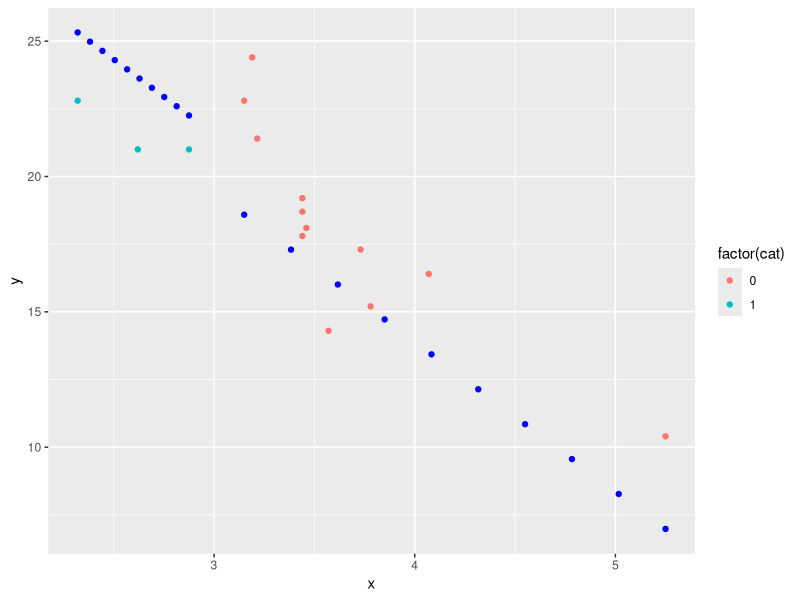

This chart was generated by the following R code: (Note: this script raises an error after producing the figure.)
## ---- chunk 1
knitr::opts_chunk$set(echo = TRUE, error = T)
## ---- chunk 2
library(tidyverse)
# This function exists to silence an undeclared import warning
gam_method <- function() mgcv::gam
data_frame0 <- function(...) data_frame(..., .name_repair = "minimal")
predictdf <- function(model, xseq, catseq, se, level) UseMethod("predictdf")
## ---- chunk 3
#' @export
predictdf.default <- function(model, xseq, catseq, se, level) {
  pred <- stats::predict(
    model,
    newdata = data_frame0(x = xseq, cat = catseq),
    se.fit = se,
    level = level,
    interval = if (se) "confidence" else "none"
  )

  if (se) {
    fit <- as.data.frame(pred$fit)
    names(fit) <- c("y", "ymin", "ymax")
    base::data.frame(x = xseq, cat = catseq, fit, se = pred$se.fit)
  } else {
    base::data.frame(x = xseq, cat = catseq, y = as.vector(pred))
  }
}

#' @export
predictdf.glm <- function(model, xseq, catseq, se, level) {
  pred <- stats::predict(
    model,
    newdata = data_frame0(x = xseq, cat = catseq),
    se.fit = se,
    type = "link"
  )

  if (se) {
    std <- stats::qnorm(level / 2 + 0.5)
    base::data.frame(
      x = xseq,
      cat = catseq,
      y = model$family$linkinv(as.vector(pred$fit)),
      ymin = model$family$linkinv(as.vector(pred$fit - std * pred$se.fit)),
      ymax = model$family$linkinv(as.vector(pred$fit + std * pred$se.fit)),
      se = as.vector(pred$se.fit)
    )
  } else {
    base::data.frame(x = xseq, cat = catseq, y = model$family$linkinv(as.vector(pred)))
  }
}

#' @export
predictdf.loess <- function(model, xseq, catseq, se, level) {
  pred <- stats::predict(
    model,
    newdata = data_frame0(x = xseq, cat = catseq),
    se = se
  )

  if (se) {
    y <- pred$fit
    ci <- pred$se.fit * stats::qt(level / 2 + .5, pred$df)
    ymin <- y - ci
    ymax <- y + ci
    base::data.frame(x = xseq, cat = catseq, y, ymin, ymax, se = pred$se.fit)
  } else {
    base::data.frame(x = xseq, cat = catseq, y = as.vector(pred))
  }
}

#' @export
predictdf.locfit <- function(model, xseq, se, level) {
  pred <- stats::predict(
    model,
    newdata = data_frame0(x = xseq),
    se.fit = se
  )

  if (se) {
    y <- pred$fit
    ci <- pred$se.fit * stats::qt(level / 2 + .5, model$dp["df2"])
    ymin <- y - ci
    ymax <- y + ci
    base::data.frame(x = xseq, cat = catseq, y, ymin, ymax, se = pred$se.fit)
  } else {
    base::data.frame(x = xseq, cat = catseq, y = as.vector(pred))
  }
}
## ---- chunk 4
# would be intersted in changeing the x sequence to observed values of x, for drawing fitted and residuals

compute_cat_model_smooth <- function(data, scales, method = NULL, formula = NULL,
                           se = TRUE, n = 80, span = 0.75, fullrange = FALSE,
                           xseq = NULL, catseq = NULL,
                           level = 0.95, method.args = list(),
                           na.rm = FALSE, flipped_aes = NA) {
    data <- flip_data(data, flipped_aes)
    if (vctrs::vec_unique_count(data$x) < 2) {
      # Not enough data to perform fit
      return(data_frame0())
    }

    if (is.null(data$weight)) data$weight <- 1

    the_cats <- unique(data$cat)
    num_cats <- length(the_cats)
    
    if(is.null(catseq)){catseq <- sort(rep(the_cats, n))}
    if(is.null(xseq)){
      
      xsequences <- list() 
      xseq <- c()
      
      for(i in 1:num_cats){
        
        subset <- data %>% filter(cat == the_cats[i])
        
        xsequences[[i]] <- seq(min(subset$x),max(subset$x), length.out = n)
        
        xseq <- c(xseq, xsequences[[i]])

      }
      
      
    }
    
    
    # # which values of x should we predict for ? 
    # if (is.null(xseq)) {
    #   if (is.integer(data$x)) {
    #     if (fullrange) {
    #       xseq <- scales$x$dimension()
    #     } else {
    #       xseq <- sort(unique0(data$x))
    #     }
    #   } else {
    #     if (fullrange) {
    #       range <- scales$x$dimension()
    #     } else {
    #       range <- range(data$x, na.rm = TRUE)
    #     }
    #     xseq <- seq(range[1], range[2], length.out = n)
    #   }
    # }
# 
#     # Special case span because it's the most commonly used model argument
#     if (identical(method, "loess")) {
#       method.args$span <- span
#     }
# 
#     if (is.character(method)) {
#       if (identical(method, "gam")) {
#         method <- gam_method()
#       } else {
#         method <- match.fun(method)
#       }
#     }
#     # If gam and gam's method is not specified by the user then use REML
#     if (identical(method, gam_method()) && is.null(method.args$method)) {
#       method.args$method <- "REML"
#     }
# 
    model <- rlang::inject(method(
      formula,
      data = data,
      weights = weight,
      !!!method.args
    ))

    prediction <- predictdf(model, xseq, catseq, se, level)
    prediction$flipped_aes <- flipped_aes
    flip_data(prediction, flipped_aes)
}



## ---- chunk 5
library(dplyr)
mtcars %>%
  rename(x = wt, y = mpg) %>% 
  mutate(cat = am) %>%
  slice(1:5) %>% 
  compute_cat_model_smooth(method = lm, formula = y ~ x + cat, n = 7)

mtcars %>%
  rename(x = wt, y = mpg) %>% 
  mutate(cat = am) %>%
  slice(1:15) %>% 
  ggplot() + 
  aes(x, y) + 
  geom_point(aes(color = factor(cat))) + 
  geom_point(data = . %>% 
            compute_cat_model_smooth(method = lm, 
                                    formula = y ~ x + cat, 
                                    n = 10), color = "blue")

## ---- chunk 6

setup_smooth <- function(data, params) {
    params$flipped_aes <- has_flipped_aes(data, params, ambiguous = TRUE)
    msg <- character()
    if (is.null(params$method) || identical(params$method, "auto")) {
      # Use loess for small datasets, gam with a cubic regression basis for
      # larger. Based on size of the _largest_ group to avoid bad memory
      # behaviour of loess
      max_group <- max(table(interaction(data$group, data$PANEL, drop = TRUE)))

      if (max_group < 1000) {
        params$method <- "loess"
      } else {
        params$method <- "gam"
      }
      msg <- c(msg, paste0("method = '", params$method, "'"))
    }

    if (is.null(params$formula)) {
      if (identical(params$method, "gam")) {
        params$formula <- y ~ s(x, bs = "cs")
      } else {
        params$formula <- y ~ x + cat
      }
      msg <- c(msg, paste0("formula = '", deparse(params$formula), "'"))
    }
    if (identical(params$method, "gam")) {
      params$method <- gam_method()
    }

    if (length(msg) > 0) {
      cli::cli_inform("{.fn geom_smooth} using {msg}")
    }

    params
  }



#' @rdname ggplot2-ggproto
#' @format NULL
#' @usage NULL
#' @export
StatSmoothcat <- ggplot2::ggproto("StatSmoothcat", ggplot2::Stat,
  # setup_params = setup_smooth,
  extra_params = c("na.rm", "orientation"),
  compute_layer = compute_cat_model_smooth,
  dropped_aes = c("weight"),
  required_aes = c("x", "y", "cat")
)



stat_smooth_cat <- function(mapping = NULL, data = NULL,
                        geom = "point", position = "identity",
                        method = "lm",
                        formula = y ~ x + cat,
                        se = TRUE,
                        n = 80,
                        span = 0.75,
                        fullrange = FALSE,
                        level = 0.95,
                        method.args = list(),
                        na.rm = FALSE,
                        orientation = NA,
                        show.legend = NA,
                        inherit.aes = TRUE,                        ...
) {
  layer(
    data = data,
    mapping = mapping,
    stat = StatSmoothcat,
    geom = ggplot2::GeomPoint,
    position = position,
    show.legend = show.legend,
    inherit.aes = inherit.aes,
    params = rlang::list2(
      method = method,
      formula = formula,
      se = se,
      n = n,
      fullrange = fullrange,
      level = level,
      na.rm = na.rm,
      orientation = orientation,
      method.args = method.args,
      span = span,
      ...
    )
  )
}





## ---- chunk 7
mtcars %>% 
  ggplot() +
  aes(x = wt, y = mpg, cat = am) + 
  geom_point(aes(color = am)) +
  stat_smooth_cat(
                  n = 5,
                  color = "red", method = lm)
